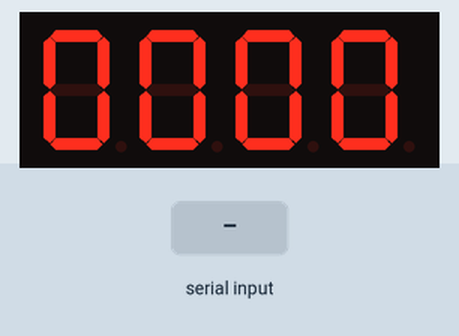
Simulated run of this sketch. Board: Arduino Uno, built with avr-gcc and run on an emulated ATmega328P. Parts: 4-digit seven-segment display. Wiring (inferred from the names in the program): 4-digit 7-segment display, segments lit when LOW: segments pin 2, pin 3, pin 4, pin 5, pin 6, pin 7, pin 8; digit selects A3, A2, A1, A0. The test bench sets the inputs (shaded band). The segment pins are drawn as the display they are named for.

Above: at 1.2 s.
1.3 s: "90,45\n" received over Serial
At 3.0 s:
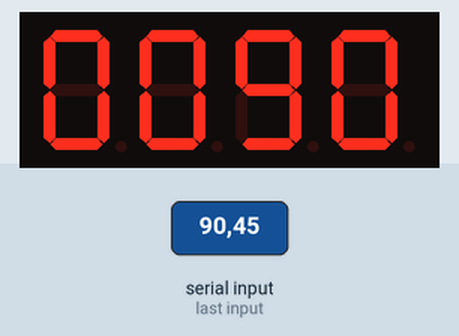
3.8 s: "30,150\n" received over the second serial link
At 4.4 s:
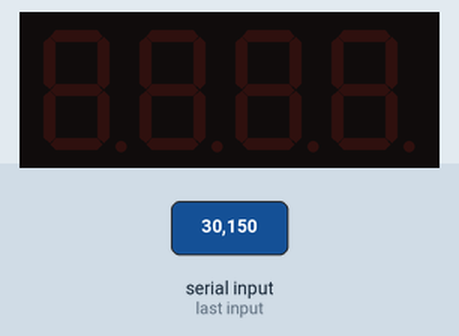
6.3 s: "4\n" received over Serial
At 8.1 s:
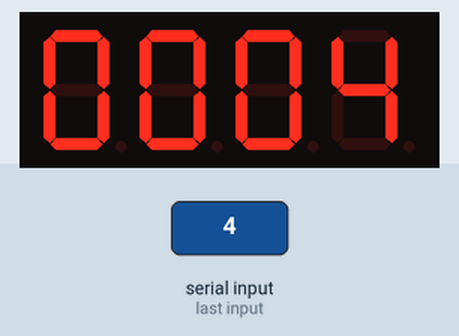
8.8 s: "1\n" received over the second serial link
At 10.7 s:
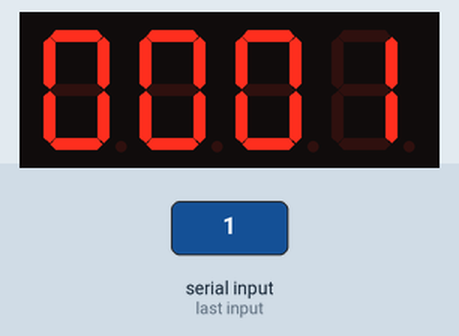
Timing chart, 0 to 12.2 s (numbered marks = the images above; inputs shaded):
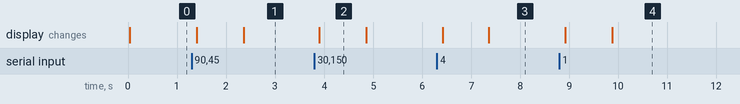

Measured:
- after the input at 1.3 s, the display: first changes after 0.10 s (image 1 shows a later state)
- after the input at 3.8 s, the display: changes after 0.10 s (image 2)
- after the input at 6.3 s, the display: first changes after 0.12 s (image 3 shows a later state)
- after the input at 8.8 s, the display: first changes after 0.12 s (image 4 shows a later state)
- what the display in image 2 shows lasts 1.0 s, from 3.9 s to 4.9 s

The sketch:

Xbee_blue_ir_receive.ino
```cpp
//0-9999 serial moniter to ssd

#include <TimerOne.h>
#include "Timer.h"

#include <IRremote.h>
#include <IRremoteInt.h>

#include <SoftwareSerial.h>
SoftwareSerial mySerial(10, 11); // RX, TX

Timer t; // craete a timer object
int del = 5;//Set del as 5; the value is the degree of fine tuning for the clock

long number = 0;

int first_digit = 0;
int second_digit = 0;
int third_digit = 0;
int fourth_digit = 0;

int timer_event = 0;
//int count=0;
int digits[4], digits1[4] ;

int count = 0,i,j,num,k=0;

int RECV_PIN = A5;

IRrecv irrecv(RECV_PIN);
decode_results results;

int a = 8;
int b = 7;
int c = 6;
int d = 5;
int e = 4;
int f = 3;
int g = 2;
//int p = 9;

int CA_1 = A3;
int CA_2 = A2;
int CA_3 = A1;
int CA_4 = A0;

int CAS[4] = {A0,A1,A2,A3};

const unsigned long hex_code1[10]={0x38C700FF,
                                  0x38C7807F,
                                  0x38C740BF,
                                  0x38C7C03F,
                                  0x38C720DF,
                                  0x38C7A05F,
                                  0x38C7609F,
                                  0x38C7E01F,
                                  0x38C710EF,
                                  0x38C7906F
                                 };

/*const unsigned long hex_code2[10]={0x2FD00FF,
                                  0x2FD807F,
                                  0x2FD40BF,
                                  0x2FDC03F,
                                  0x2FD20DF,
                                  0x2FDA05F,
                                  0x2FD609F,
                                  0x2FDE01F,
                                  0x2FD10EF,
                                  0x2FD906F
                                 };

const unsigned long hex_code3[10]={0x40BF00FF,
                                  0x40BF807F,
                                  0x40BF40BF,
                                  0x40BFC03F,
                                  0x40BF20DF,
                                  0x40BFA05F,
                                  0x40BF609F,
                                  0x40BFE01F,
                                  0x40BF10EF,
                                  0x40BF906F
                                 };*/

//byte numbers[10] {B11111100, B01100000, B11011010, B11110010, B01100110, B10110110, B10111110, B11100000, B11111110, B11110110};

void setup()
{
  Serial.begin(9600); //serial start and pin config
  mySerial.begin(9600);

  pinMode(RECV_PIN, INPUT);

  pinMode(CA_1, OUTPUT);
  pinMode(CA_2, OUTPUT);
  pinMode(CA_3, OUTPUT);
  pinMode(CA_4, OUTPUT);

  pinMode(a, OUTPUT);
  pinMode(b, OUTPUT);
  pinMode(c, OUTPUT);
  pinMode(d, OUTPUT);
  pinMode(e, OUTPUT);
  pinMode(f, OUTPUT);
  pinMode(g, OUTPUT);

  display_blank();

  irrecv.enableIRIn(); // Start the receiver

  //Serial.println("please Enter a number from 0 to 9999");
}

void loop()
{

    t.update(); //timer update
    if (Serial.available())
    {
        //k1++;
        t.stop(timer_event); //stop timer if anythign to read

        cathode_high(); // blank the screenw

        String s = Serial.readString(); //read the serail value

        num=s.length();
        //Serial.print(num);
        number = (long)s.toInt(); //convert it to int

        break_number(number);
       /*for (i=0; i<num; i++)
                    {
                        int temp = digits[0];
                      for (j=0; j<3; j++)
                      {
                        digits[j]=digits[j+1];
                      }
                        digits[3] = temp;
                    }
                    num=0;*/

        timer_event = t.every(1, display_number); // start timer again
    }


    if (mySerial.available()) // read from serial
    {
        t.stop(timer_event); //stop timer if anythign to read

        cathode_high(); // blank the screen

        String s = mySerial.readString(); //read the serail value

        number = (long)s.toInt(); //convert it to int

       if (number > 9999)
          {
              //Serial.println("Please Enter Number Between 0 - 9999");
              number = 0;
          }
       else
          {
             break_number(number);
             timer_event = t.every(1, display_number); // start timer again
          }
    }


    // t.update(); //timer update
    //Value = analogRead(switch1);
    // Serial.print(sensorValue);

    //if(Value==1023)
      //{
          display_number();
          if (irrecv.decode(&results))
          {
            //t.stop(timer_event); //stop timer if anythign to read
            //   cathode_high(); // blank the screen

            Serial.println(results.value,HEX);
            //irrecv.resume();

            if(results.value!=0x38C730CF)
            //if(results.value!=0x2FD30CF)
            //if(results.value!=0x40BF30CF)
            //if((results.value!=0x2FD30CF)|(results.value!=0x38C730CF))
              {
                for(j=0;j<=9;j++)
                  {
                    //if((results.value==hex_code1[j])|(results.value==hex_code2[j]))
                    if(results.value==hex_code1[j])
                      {
                        //Serial.println(k);
                        digits1[k]=j;
                        //Serial.println(digits1[k]);
                        k++;
                        //  if (k==5)
                        // { k =0 ; }
                      }
                  }
              }

            else
              {
                if (k !=0)
                  {
                    for(i=0;i<=3;i++)
                      {
                        //Serial.println(digits[i]);
                        digits[i] = digits1[i];
                        digits1[i] = 0;
                      }

                  for (i=0; i<k; i++)
                    {
                        int temp = digits[0];
                      for (j=0; j<3; j++)
                      {
                        digits[j]=digits[j+1];
                      }
                        digits[3] = temp;
                    }
                  }

                  k=0;

              }
        irrecv.resume();
     }
}


void break_number(long num)
{
  first_digit = num / 1000;
  digits[0] = first_digit;

  int first_left = num - (first_digit * 1000);

  second_digit = first_left / 100;
  digits[1] = second_digit;
  int second_left = first_left - (second_digit * 100);

  third_digit = second_left / 10;
  digits[2] = third_digit;

  fourth_digit = second_left - (third_digit * 10);
  digits[3] = fourth_digit;
}

void display_number()
{
  clearLEDs();//clear the 7-segment display screen
  pickDigit(0);//Light up 7-segment display d1
  pickNumber(digits[0]);// get the value of d1
  delay(del);//delay 5ms

  clearLEDs();//clear the 7-segment display screen
  pickDigit(1);//Light up 7-segment display d2
  pickNumber(digits[1]);// get the value of d2
  delay(del);//delay 5ms

  clearLEDs();//clear the 7-segment display screen
  pickDigit(2);//Light up 7-segment display d3
  pickNumber(digits[2]);//get the value of d3
  delay(del);//delay 5ms

  clearLEDs();//clear the 7-segment display screen
  pickDigit(3);//Light up 7-segment display d4
  pickNumber(digits[3]);//Get the value of d4
  delay(del);//delay 5ms

  count++;
  if (count == 4)
  {
    count = 0;
  }
}

void display_blank()
{
  //clearLEDs();
  pickDigit(0);
  pickNumber(0);
  //delay(del);

  //clearLEDs();
  pickDigit(1);
  pickNumber(0);
  //delay(del);

  //clearLEDs();
  pickDigit(2);
  pickNumber(0);
  //delay(del);

  //clearLEDs();
  pickDigit(3);
  pickNumber(0);
  //delay(del);
}

void pickDigit(int x) //light up a 7-segment display
{
  digitalWrite(CA_1, HIGH);
  digitalWrite(CA_2, HIGH);
  digitalWrite(CA_3, HIGH);
  digitalWrite(CA_4, HIGH);

  switch(x)
  {
    case 0:
    digitalWrite(CA_1, LOW);//Light d1 up
    break;
    case 1:
    digitalWrite(CA_2, LOW); //Light d2 up
    break;
    case 2:
    digitalWrite(CA_3, LOW); //Light d3 up
    break;
    default:
    digitalWrite(CA_4, LOW); //Light d4 up
    break;
  }
}

void pickNumber(int x)
{
  switch(x)
  {
    default:zero();
    break;

    case 1:one();
    break;

    case 2:two();
    break;

    case 3:three();
    break;

    case 4:four();
    break;

    case 5:five();
    break;

    case 6:six();
    break;

    case 7:seven();
    break;

    case 8:eight();
    break;

    case 9:nine();
    break;
  }
}

void cathode_high()
{ //turn off all 4 digits
  digitalWrite(CA_1, HIGH);
  digitalWrite(CA_2, HIGH);
  digitalWrite(CA_3, HIGH);
  digitalWrite(CA_4, HIGH);
}

void clearLEDs() //clear the 7-segment display screen
{
  digitalWrite(a, HIGH);
  digitalWrite(b, HIGH);
  digitalWrite(c, HIGH);
  digitalWrite(d, HIGH);
  digitalWrite(e, HIGH);
  digitalWrite(f, HIGH);
  digitalWrite(g, HIGH);
//  digitalWrite(p, HIGH);
}

void zero()
{
  digitalWrite(a, HIGH);
  digitalWrite(b, LOW);
  digitalWrite(c, LOW);
  digitalWrite(d, LOW);
  digitalWrite(e, LOW);
  digitalWrite(f, LOW);
  digitalWrite(g, LOW);
}

void one()
{
  digitalWrite(a, HIGH);
  digitalWrite(b, HIGH);
  digitalWrite(c, HIGH);
  digitalWrite(d, HIGH);
  digitalWrite(e, LOW);
  digitalWrite(f, LOW);
  digitalWrite(g, HIGH);
}

void two()
{
  digitalWrite(a, LOW);
  digitalWrite(b, HIGH);
  digitalWrite(c, LOW);
  digitalWrite(d, LOW);
  digitalWrite(e, HIGH);
  digitalWrite(f, LOW);
  digitalWrite(g, LOW);
}
void three()
{
  digitalWrite(a, LOW);
  digitalWrite(b, HIGH);
  digitalWrite(c, HIGH);
  digitalWrite(d, LOW);
  digitalWrite(e, LOW);
  digitalWrite(f, LOW);
  digitalWrite(g, LOW);
}

void four()
{
  digitalWrite(a, LOW);
  digitalWrite(b, LOW);
  digitalWrite(c, HIGH);
  digitalWrite(d, HIGH);
  digitalWrite(e, LOW);
  digitalWrite(f, LOW);
  digitalWrite(g, HIGH);
}

void five()
{
  digitalWrite(a, LOW);
  digitalWrite(b, LOW);
  digitalWrite(c, HIGH);
  digitalWrite(d, LOW);
  digitalWrite(e, LOW);
  digitalWrite(f, HIGH);
  digitalWrite(g, LOW);
}

void six()
{
  digitalWrite(a, LOW);
  digitalWrite(b, LOW);
  digitalWrite(c, LOW);
  digitalWrite(d, LOW);
  digitalWrite(e, LOW);
  digitalWrite(f, HIGH);
  digitalWrite(g, LOW);
}

void seven()
{
  digitalWrite(a, HIGH);
  digitalWrite(b, HIGH);
  digitalWrite(c, HIGH);
  digitalWrite(d, HIGH);
  digitalWrite(e, LOW);
  digitalWrite(f, LOW);
  digitalWrite(g, LOW);
}

void eight()
{
  digitalWrite(a, LOW);
  digitalWrite(b, LOW);
  digitalWrite(c, LOW);
  digitalWrite(d, LOW);
  digitalWrite(e, LOW);
  digitalWrite(f, LOW);
  digitalWrite(g, LOW);
}

void nine()
{
  digitalWrite(a, LOW);
  digitalWrite(b, LOW);
  digitalWrite(c, HIGH);
  digitalWrite(d, LOW);
  digitalWrite(e, LOW);
  digitalWrite(f, LOW);
  digitalWrite(g, LOW);
}
```
